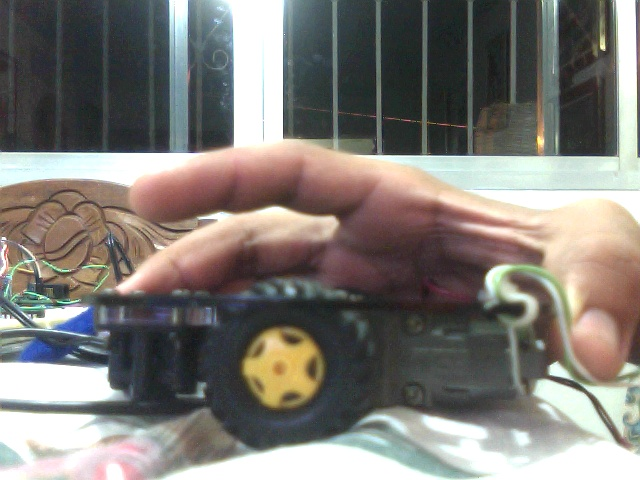
#> input picture Camara-RPM/Imagenes/Imagen100.jpg, 640 x 480 px, given in place of the camera
$ python Hough-Circles.py
#> lines starting #> are read from the running program, lines starting #| are printed output that depends on the picture; after the words box and inside, x2 and y2 are one past the last pixel; in counts of white or black regions, pixels touching at a corner belong together
"""
* #################################INFORMACION###############################
*     Filename    : ConsolaCMU.py
*     Project     : ICIVA-ROBOT
*     Board       : Demoqe
*     Autor       : Luis Lujano (13-10775)
*     GitHub      : https://github.com/Lujano
*     Sensors     : CMUcam1 (camera)
* ###########################################################################

Descripcion:
    Este programa permite la comunicacion via serial entre la camara CMUcam1 y la pc mediante el empleo de python (3.6).
    Commandos:
    -Los commandos se ingresan por consola.
    Data:
    - Implementada la decodificacion de todos los tipos de paquete enviados por la camara
    - Se permite la visualizacion de los paquetes recibidos en formato string y como arreglo de enteros
    - Se puede visualizar la imagen tomada por la camara mediante el comando DF, y matplotlib (tiempo aprox 6 seg)
"""

# Librerias
import cv2
import numpy as np
import time

def main():
    camera = cv2.VideoCapture(1)
    time.sleep(2)
    while True:
        grabbed, frame = camera.read()
#> frame is the input picture: shape (480, 640, 3); mean B, G, R 118.9, 124.1, 128
        img = frame
        img = cv2.medianBlur(img, 5)
        cimg = cv2.cvtColor(img, cv2.COLOR_BGR2GRAY)
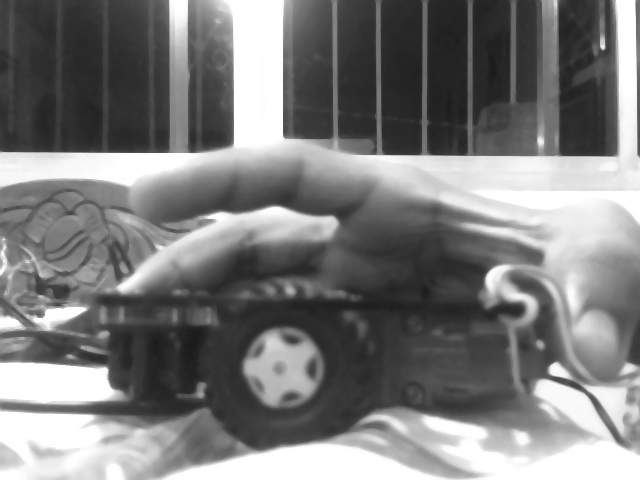
#> cimg: shape (480, 640); min 25, max 255, mean 124.6
        cv2.imshow('detected circles', cimg)

        circles = cv2.HoughCircles(cimg, cv2.HOUGH_GRADIENT, 1.2, 10)
#> circles = [[144.6, 30.6, 192.8], [78.6, 60.6, 204.4]]
        if type(circles) != type(None):
            circles = np.uint16(np.around(circles))
#> circles = [[145, 31, 193], [79, 61, 204]]
            for i in circles[0, :]:
                # draw the outer circle
                cv2.circle(cimg, (i[0], i[1]), i[2], (0, 255, 0), 2)
                # draw the center of the circle
                cv2.circle(cimg, (i[0], i[1]), 2, (0, 0, 255), 3)
#> this loop made 2 passes
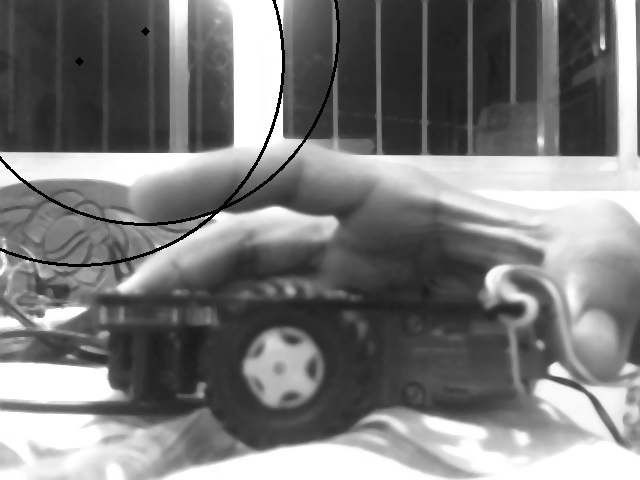
#> cimg: shape (480, 640); 0.97% of pixels changed, all inside (x1, y1, x2, y2) = (0, 0, 340, 267)

        cv2.imshow('detected circles', cimg)
        if cv2.waitKey(1) & 0xFF == ord("q"):
#> (key q is pressed here)
            cv2.destroyAllWindows()
            break

if __name__ == "__main__": main()

$ run again, on Camara-RPM/Imagenes/Imagen112.jpg
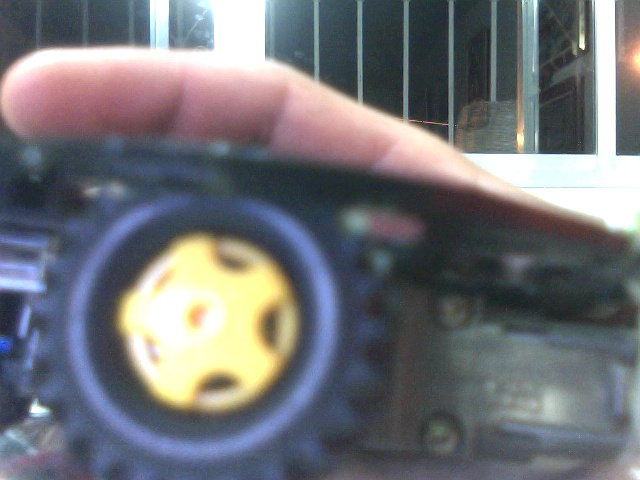
#> input picture Camara-RPM/Imagenes/Imagen112.jpg, 640 x 480 px, given in place of the camera
#> in main, frame is the input picture: shape (480, 640, 3); mean B, G, R 119.5, 114.7, 113.4
#> in main, `cimg = cv2.cvtColor(img, cv2.COLOR_BGR2GRAY)`:
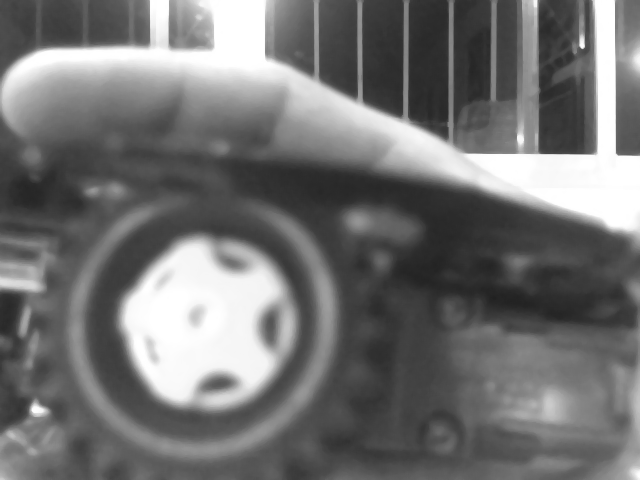
#> cimg: shape (480, 640); min 33, max 255, mean 114.8
#> in main, `circles = cv2.HoughCircles(cimg, cv2.HOUGH_GRADIENT, 1.2, 10)`: circles = [[210.6, 322.2, 84.84], [202.2, 328.2, 79.44]]
#> in main, `circles = np.uint16(np.around(circles))`: circles = [[211, 322, 85], [202, 328, 79]]
#> the loop in main, `for i in circles[0, :]:` made 2 passes
#> after the loop in main, `for i in circles[0, :]:`:
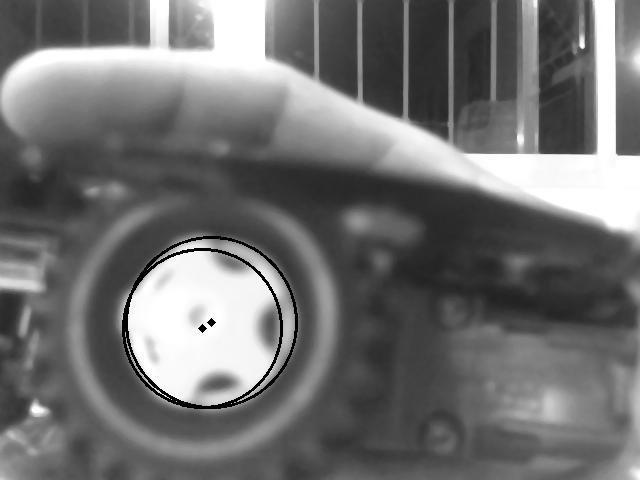
#> cimg: shape (480, 640); 0.95% of pixels changed, all inside (x1, y1, x2, y2) = (122, 236, 298, 409)

$ run again, on Camara-RPM/Imagenes/Imagen2.jpg
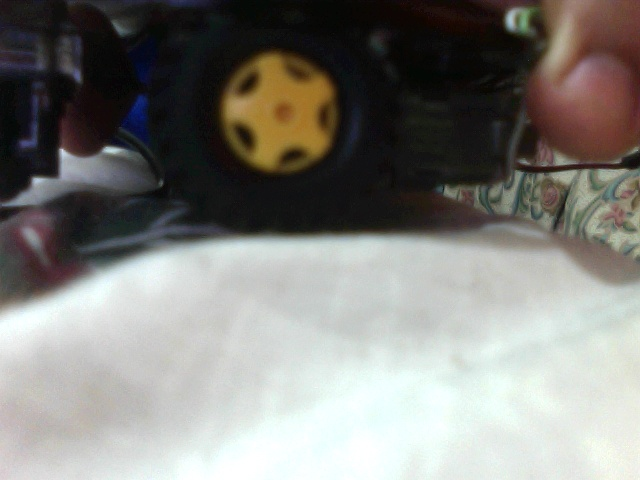
#> input picture Camara-RPM/Imagenes/Imagen2.jpg, 640 x 480 px, given in place of the camera
#> in main, frame is the input picture: shape (480, 640, 3); mean B, G, R 124.5, 129.1, 130.3
#> in main, `cimg = cv2.cvtColor(img, cv2.COLOR_BGR2GRAY)`:
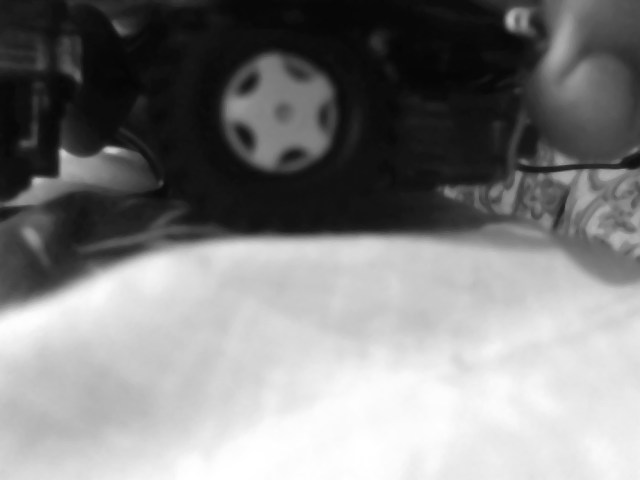
#> cimg: shape (480, 640); min 5, max 255, mean 128.9
#> circles = None
